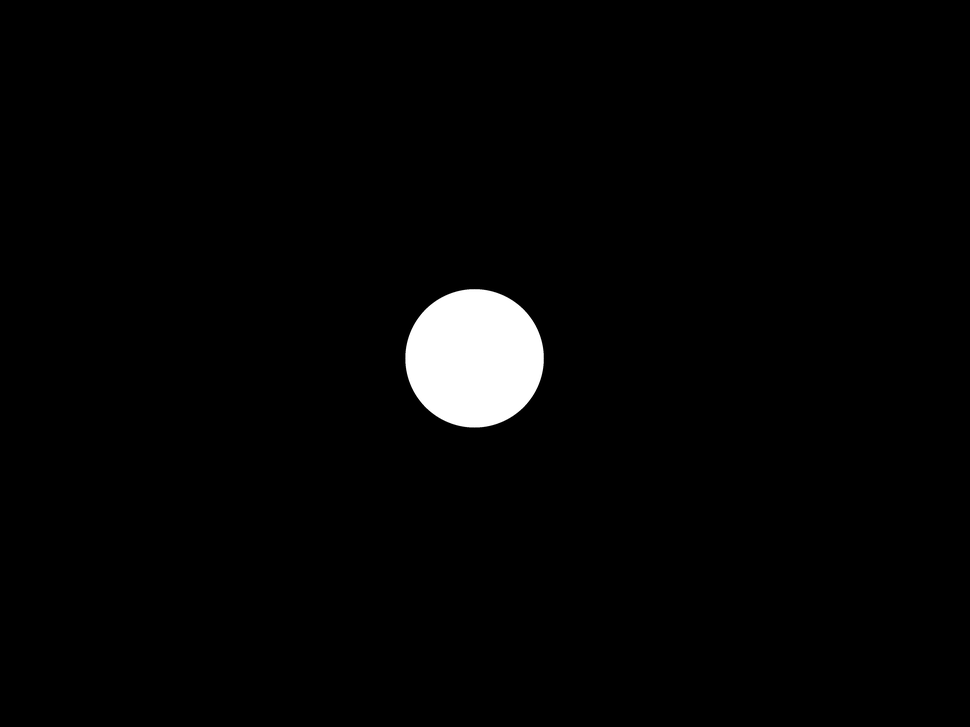
#> input picture masks/roi_mask_width_stripe.png, 970 x 727 px, shrunk from 4608 x 3456 before the run, found by its file name
$ python estimate_force_depth.py
#> lines starting #> are read from the running program, lines starting #| are printed output that depends on the picture; after the words box and inside, x2 and y2 are one past the last pixel; in counts of white or black regions, pixels touching at a corner belong together
"""
estimate_force_depth.py
=======================
Given a reference image, a deformed image, and a binary ROI mask (white
circle on black), estimates:

  * the mean stripe-width ratio inside the ROI
  * the contact force  [N]
  * the mean indentation depth  [mm]

How it works: each image's 2-D FFT gives its stripe period inside the ROI
(with sub-pixel refinement). ratio = period_deformed / period_reference.
That ratio is converted to force via a linear fit to
force_vs_mean_width_ratio.csv, and force is converted to depth via PCHIP
interpolation through force_vs_mean_depth.csv (extrapolated linearly past
the table's range).
"""

# ═══ CONFIG — edit these paths, then run ═══
REF_IMAGE = "C:/Users/liamg/OneDrive/Documents/EPFL Master/Thesis/Force Pictures/reference/WIN_20260526_16_22_36_Pro.jpg"
DEF_IMAGE = "C:/Users/liamg/OneDrive/Documents/EPFL Master/Thesis/Force Pictures/30N/WIN_20260525_20_02_15_Pro.jpg"
MASK_IMAGE   = "C:/Users/liamg/OneDrive/Documents/EPFL Master/Thesis/Code/roi_mask_width_stripe.png"
RATIO_CSV    = "csv_files/force_vs_mean_width_ratio.csv"
DEPTH_CSV    = "csv_files/force_vs_mean_depth.csv"
SHOW_PREVIEW = True   # pop up a quick visual of the FFT + ROI overlay

# ═══════════════════════════════════════════════════════════

import argparse
import os
import sys

import cv2
import numpy as np
from scipy.interpolate import PchipInterpolator


# --- 1. ROI — same logic as plot_width_change.py ---------------------

def load_roi_from_mask(mask_path):
    """Load the binary mask (white circle on black) and return its circle
    parameters for FFT measurement: (cx, cy, radius, binary_mask_array)."""
    mask = cv2.imread(mask_path, cv2.IMREAD_GRAYSCALE)
    if mask is None:
        raise FileNotFoundError(
            f"Cannot read mask image: {mask_path}\n"
            f"Set MASK_IMAGE in the CONFIG block, or pass --mask on the CLI."
        )
    _, binary = cv2.threshold(mask, 127, 255, cv2.THRESH_BINARY)
    contours, _ = cv2.findContours(binary, cv2.RETR_EXTERNAL,
                                   cv2.CHAIN_APPROX_SIMPLE)
    if not contours:
        raise ValueError("No white region found in the mask image.")
    largest = max(contours, key=cv2.contourArea)
    (cx_f, cy_f), radius_f = cv2.minEnclosingCircle(largest)
    return int(cx_f), int(cy_f), int(radius_f), binary


# --- 2. Frequency-based stripe period (true perpendicular px) ----------

def _parabolic(lm, iy, ix):
    """Sub-pixel peak refinement (parabolic fit to log magnitude)."""
    def _p(fm1, f0, fp1):
        d = fm1 - 2 * f0 + fp1
        return 0.0 if abs(d) < 1e-12 else float(
            np.clip(0.5 * (fm1 - fp1) / d, -0.5, 0.5))
    dy = _p(lm[iy - 1, ix], lm[iy, ix], lm[iy + 1, ix])
    dx = _p(lm[iy, ix - 1], lm[iy, ix], lm[iy, ix + 1])
    return dy, dx


def stripe_period_fft(img_bgr, cx, cy, cr):
    """Mean stripe period (px) inside the ROI circle, via 2-D FFT with
    sub-pixel refinement. Returns (period_px, carrier_fy, carrier_fx).
    Uses the largest square that fits inside the ROI circle, so every
    pixel used is fully inside the mask."""
    gray = cv2.cvtColor(img_bgr, cv2.COLOR_BGR2GRAY).astype(np.float32)

    # largest square that fits inside the ROI circle
    half = int(cr / np.sqrt(2)) - 2
    if half < 32:
        raise ValueError(f"ROI radius {cr} px is too small for FFT analysis.")
    sub = gray[cy - half:cy + half, cx - half:cx + half]
    n = min(sub.shape)
    sub = sub[:n, :n]

    win = np.outer(np.hanning(n), np.hanning(n))
    F = np.fft.fftshift(np.fft.fft2((sub - sub.mean()) * win))
    mag = np.abs(F)
    c = n // 2

    # Zero the DC region before peak search
    search = mag.copy()
    dc_r = max(6, n // 40)
    search[c - dc_r:c + dc_r + 1, c - dc_r:c + dc_r + 1] = 0.0

    iy, ix = np.unravel_index(np.argmax(search), search.shape)
    lm = np.log(mag + 1e-9)
    dy, dx = _parabolic(lm, iy, ix)
    fy = (iy - c) + dy
    fx = (ix - c) + dx

    # Enforce consistent half-plane (negative fy, or fy==0 negative fx)
    if fy > 0 or (abs(fy) < 0.5 and fx > 0):
        fy, fx = -fy, -fx

    fr = float(np.hypot(fy, fx))
    if fr < 0.5:
        raise ValueError("Could not detect a carrier peak — check the ROI.")

    period = n / fr    # true perpendicular period in px (no sin needed for FFT)
    return period, fy, fx, F, n, c


# --- 3. Calibration chain: ratio -> force -> depth ----------------------

class Calibration:
    def __init__(self, ratio_csv, depth_csv):
        import csv as _csv

        def read(path):
            with open(path, newline="", encoding="utf-8") as f:
                rows = list(_csv.reader(f))
            data = np.array([[float(v) for v in r] for r in rows[1:] if r],
                            dtype=np.float64)
            return data

        rd = read(ratio_csv)
        F_r, R = rd[:, 0], rd[:, 1]
        # Linear fit:  ratio = a + b * F   (free intercept best fits data)
        self.b_ratio, self.a_ratio = np.polyfit(F_r, R, 1)
        self.F_ratio_max = float(F_r.max())
        self.R_at_max    = float(R.max())

        dd = read(depth_csv)
        Fd, D = dd[:, 0], dd[:, 1]
        # Anchor at (0 N, 0 mm) then PCHIP
        Fd = np.concatenate([[0.0], Fd])
        D  = np.concatenate([[0.0], D])
        self._pchip      = PchipInterpolator(Fd, D, extrapolate=False)
        self.F_depth_max = float(Fd.max())
        self._D_max      = float(D.max())
        # Linear slope beyond table end (PCHIP can bend non-physically there)
        self._end_slope  = float((D[-1] - D[-4]) / (Fd[-1] - Fd[-4]))

    def force_from_ratio(self, ratio):
        """Linear calibration inverted: F = (ratio - a) / b. Clipped >= 0."""
        return max(0.0, (ratio - self.a_ratio) / self.b_ratio)

    # [7 lines left out: function depth_from_force, not called in this run]

    def depth_from_ratio(self, ratio):
        return self.depth_from_force(self.force_from_ratio(ratio))

    def beyond_calibration(self, ratio):
        return ratio > self.R_at_max


# --- 4. Preview figure ---------------------------------------------------

# [47 lines left out: function show_preview, not called in this run]


# --- 5. Main --------------------------------------------------------------

def estimate(ref_path, def_path, mask_path, ratio_csv, depth_csv,
             preview=SHOW_PREVIEW):

    cx, cy, cr, _ = load_roi_from_mask(mask_path)
    print(f"  ROI : centre ({cx}, {cy}), radius {cr} px")

    img_ref = cv2.imread(ref_path)
    img_def = cv2.imread(def_path)
    if img_ref is None:
        raise FileNotFoundError(f"Cannot read reference: {ref_path}")
    if img_def is None:
        raise FileNotFoundError(f"Cannot read deformed:  {def_path}")

    period_ref, *_ = stripe_period_fft(img_ref, cx, cy, cr)
    period_def, *_ = stripe_period_fft(img_def, cx, cy, cr)
    ratio = period_def / period_ref

    cal   = Calibration(ratio_csv, depth_csv)
    force = cal.force_from_ratio(ratio)
    depth = cal.depth_from_force(force)
    beyond = cal.beyond_calibration(ratio)

    print()
    print("=" * 48)
    print(f"  Stripe period  (reference) : {period_ref:8.3f} px")
    print(f"  Stripe period  (deformed)  : {period_def:8.3f} px")
    print(f"  Width ratio                : {ratio:8.5f}")
    print("-" * 48)
    print(f"  Estimated force            : {force:8.1f} N")
    print(f"  Estimated mean depth       : {depth:8.3f} mm")
    if beyond:
        print()
        print("  ⚠  Ratio is beyond calibration range —")
        print("     force and depth are extrapolated.")
    print("=" * 48)
    print()

    if preview:
        try:
            show_preview(img_ref, img_def, cx, cy, cr,
                         None, None, period_ref, period_def,
                         ratio, force, depth, beyond)
        except Exception as e:
            print(f"  (preview skipped: {e})")

    return {"ratio": ratio, "force_N": force, "depth_mm": depth,
            "period_ref_px": period_ref, "period_def_px": period_def,
            "beyond_calibration": beyond}


def main():
    ap = argparse.ArgumentParser(
        description=__doc__,
        formatter_class=argparse.RawDescriptionHelpFormatter)
    ap.add_argument("--reference", default= REF_IMAGE,
                    help="reference (unloaded) image")
    ap.add_argument("--deformed", default= DEF_IMAGE,
                    help="deformed (loaded) image")
    ap.add_argument("--mask",      default=MASK_IMAGE,
                    help=f"binary ROI mask image (default: {MASK_IMAGE})")
    ap.add_argument("--ratio-csv", default=RATIO_CSV,
                    help=f"width-ratio calibration CSV (default: {RATIO_CSV})")
    ap.add_argument("--depth-csv", default=DEPTH_CSV,
                    help=f"force-vs-depth calibration CSV (default: {DEPTH_CSV})")
    ap.add_argument("--no-preview", action="store_true",
                    help="skip the matplotlib preview window")
    args = ap.parse_args()

    estimate(args.reference, args.deformed,
             args.mask, args.ratio_csv, args.depth_csv,
             preview=not args.no_preview)
#> in load_roi_from_mask, mask is the input picture: shape (727, 970); min 0, max 255, mean 5.4
#> in load_roi_from_mask, `_, binary = cv2.threshold(mask, 127, 255, cv2.THRESH_BINARY)`: binary: shape (727, 970); 2.1% white; 1 white region
#> in load_roi_from_mask, `contours, _ = cv2.findContours(binary, cv2.RETR_EXTERNAL, cv2.CHAIN_AP..`: contours = 1 contour; box (x1, y1, x2, y2) and area: (405, 289, 544, 427) 14865
#> in load_roi_from_mask, `largest = max(contours, key=cv2.contourArea)`: largest = contour of 200 points, box (x1, y1, x2, y2) (405, 289, 544, 427), area 14865
#> in load_roi_from_mask, `(cx_f, cy_f), radius_f = cv2.minEnclosingCircle(largest)`: cx_f = 474.1; cy_f = 357.9; radius_f = 69.28
#> in estimate, `cx, cy, cr, _ = load_roi_from_mask(mask_path)`: cx = 474; cy = 357; cr = 69
#|   ROI : centre (474, 357), radius 69 px
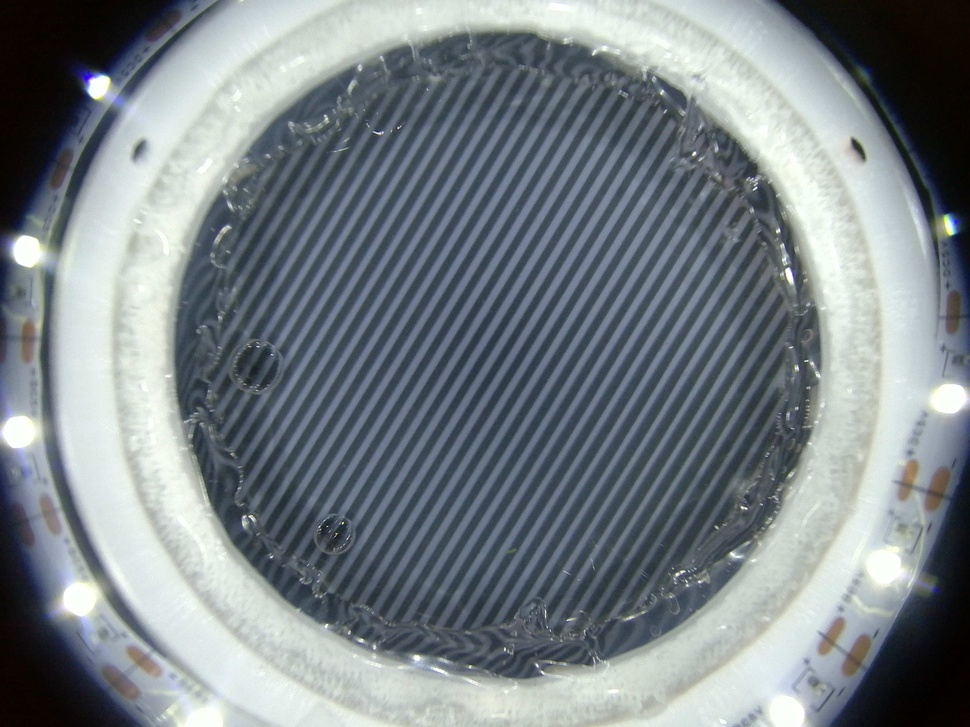
#> input picture Force Pictures/reference/WIN_20260526_16_22_36_Pro.jpg, 970 x 727 px, shrunk from 4608 x 3456 before the run, found by its file name
#> in estimate, img_ref is the input picture: shape (727, 970, 3); mean B, G, R 134.7, 129.6, 121
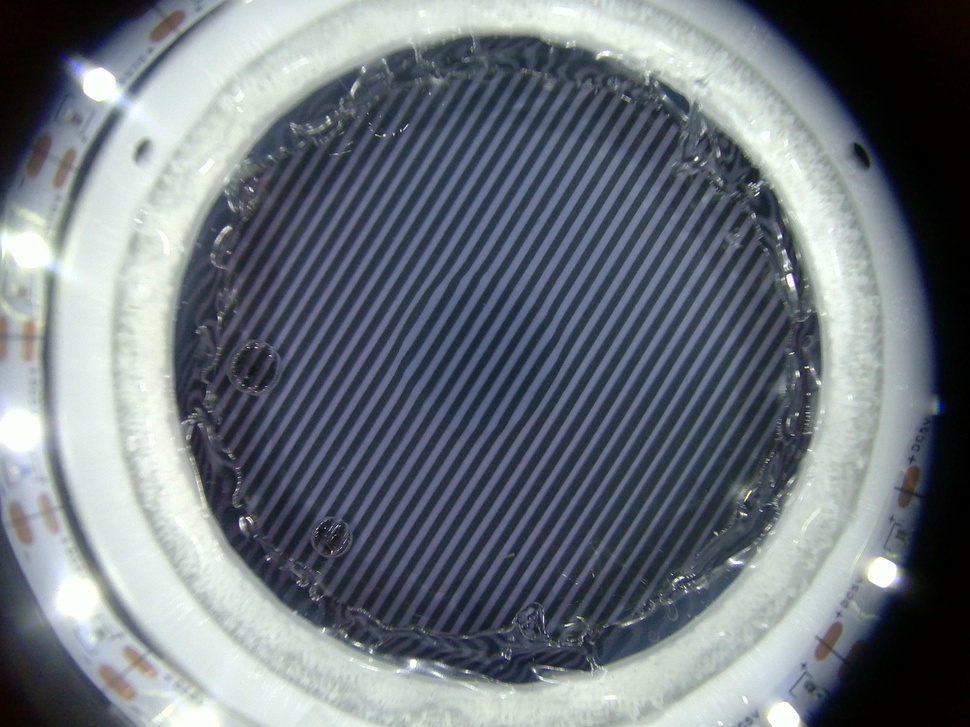
#> input picture Force Pictures/30N/WIN_20260525_20_02_15_Pro.jpg, 970 x 727 px, shrunk from 4608 x 3456 before the run, found by its file name
#> in estimate, img_def is the input picture: shape (727, 970, 3); mean B, G, R 124, 116.7, 109.5
#> in stripe_period_fft, `half = int(cr / np.sqrt(2)) - 2`: half = 46
#> in stripe_period_fft, `search[c - dc_r:c + dc_r + 1, c - dc_r:c + dc_r + 1] = 0.0`:
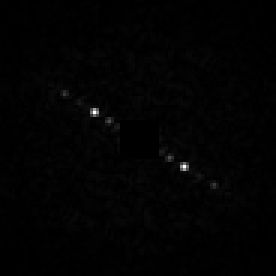
#> search: shape (92, 92) float64 (shown 3 times larger); min 0, max 5953.4, mean 69.2; drawn with min black and max white
#> in stripe_period_fft, `iy, ix = np.unravel_index(np.argmax(search), search.shape)`: iy = 37; ix = 31
#> in stripe_period_fft, `lm = np.log(mag + 1e-9)`:
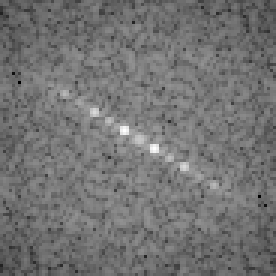
#> lm: shape (92, 92) float64 (shown 3 times larger); min -1.57, max 10.49, mean 3.88; drawn with min black and max white
#> in _p, `d = fm1 - 2 * f0 + fp1`: d = -1.32
#> in _parabolic, `dy = _p(lm[iy - 1, ix], lm[iy, ix], lm[iy + 1, ix])`: dy = -0.144
#> in _parabolic, `dx = _p(lm[iy, ix - 1], lm[iy, ix], lm[iy, ix + 1])`: dx = 0.0874
#> in stripe_period_fft, `dy, dx = _parabolic(lm, iy, ix)`: dy = -0.144; dx = 0.0874
#> in stripe_period_fft, `fy = (iy - c) + dy`: fy = -9.14
#> in stripe_period_fft, `fx = (ix - c) + dx`: fx = -14.91
#> in stripe_period_fft, `fr = float(np.hypot(fy, fx))`: fr = 17.49
#> in stripe_period_fft, `period = n / fr`: period = 5.26
#> call 2 of stripe_period_fft, with cx = 474, cy = 357, cr = 69
#> in stripe_period_fft (call 2), `sub = gray[cy - half:cy + half, cx - half:cx + half]`:
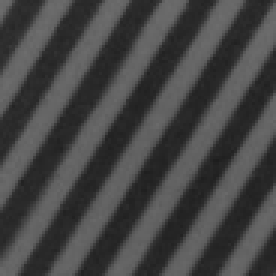
#> sub: shape (92, 92) float32 (shown 3 times larger); min 29, max 109, mean 68.6
#> in stripe_period_fft (call 2), `search[c - dc_r:c + dc_r + 1, c - dc_r:c + dc_r + 1] = 0.0`:
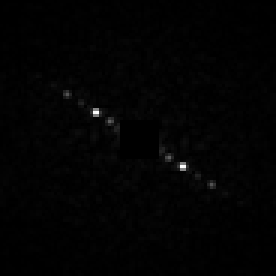
#> search: shape (92, 92) float64 (shown 3 times larger); min 0, max 6131.6, mean 74.6; drawn with min black and max white
#> in stripe_period_fft (call 2), `iy, ix = np.unravel_index(np.argmax(search), search.shape)`: iy = 55; ix = 60
#> in stripe_period_fft (call 2), `lm = np.log(mag + 1e-9)`:
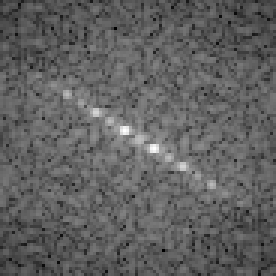
#> lm: shape (92, 92) float64 (shown 3 times larger); min -0.133, max 10.52, mean 3.92; drawn with min black and max white
#> in stripe_period_fft (call 2), `dy, dx = _parabolic(lm, iy, ix)`: dy = 0.0106; dx = 0.486
#> in stripe_period_fft (call 2), `fy = (iy - c) + dy`: fy = 9.01
#> in stripe_period_fft (call 2), `fx = (ix - c) + dx`: fx = 14.49
#> in stripe_period_fft (call 2), `fy, fx = -fy, -fx`: fy = -9.01; fx = -14.49
#> in stripe_period_fft (call 2), `fr = float(np.hypot(fy, fx))`: fr = 17.06
#> in stripe_period_fft (call 2), `period = n / fr`: period = 5.39
#> in estimate, `ratio = period_def / period_ref`: ratio = 1.03


if __name__ == "__main__":
#> (the run stopped early here; a loop or call above may not have finished)
